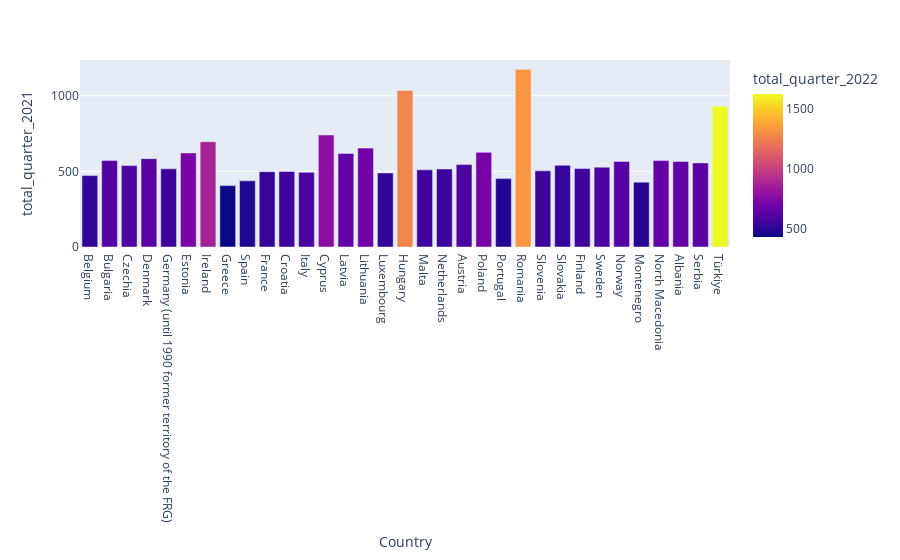

Notebook code cell kept with this figure:
### Code cell
fig = px.bar(wage, x="Country", y= "total_quarter_2021", color = 'total_quarter_2022', barmode = 'stack')
fig.show()

### Figure 1 — Plotly figure (JSON) as saved in the notebook; plotly's stock layout.template omitted (floating-point values rounded to 4 significant figures)
{"data": [{"alignmentgroup": "True", "hovertemplate": "Country=%{x}<br>total_quarter_2021=%{y}<br>total_quarter_2022=%{marker.color}<extra></extra>", "legendgroup": "", "marker": {"color": [514.1, 607, 584.5, 626.3, 542.4, 719.1, 870.6, 429.7, 468.9, 523.1, 544.1, 571.9, 782.3, 649, 694.1, 512.4, 1270.0, 549.7, 537, 581.9, 710.5, 479.7, 1331.0, 539.6, 524, 548, 589.3, 611.9, 497.5, 652.1, 655, 625.2, 1626], "coloraxis": "coloraxis", "pattern": {"shape": ""}}, "name": "", "offsetgroup": "", "orientation": "v", "showlegend": false, "textposition": "auto", "type": "bar", "x": ["Belgium", "Bulgaria", "Czechia", "Denmark", "Germany (until 1990 former territory of the FRG)", "Estonia", "Ireland", "Greece", "Spain", "France", "Croatia", "Italy", "Cyprus", "Latvia", "Lithuania", "Luxembourg", "Hungary", "Malta", "Netherlands", "Austria", "Poland", "Portugal", "Romania", "Slovenia", "Slovakia", "Finland", "Sweden", "Norway", "Montenegro", "North Macedonia", "Albania", "Serbia", "Türkiye"], "xaxis": "x", "y": [471.9, 571.3, 537.9, 584, 516.3, 621.6, 695.9, 405.9, 437.3, 498, 499.4, 493.6, 740.5, 618.1, 653.5, 489.2, 1035.0, 509.9, 515.4, 545.9, 625.4, 451.9, 1174, 503.6, 540.4, 518.9, 527.6, 565.5, 428.4, 571.5, 565, 555.9, 930.8], "yaxis": "y"}], "layout": {"barmode": "stack", "coloraxis": {"colorbar": {"title": {"text": "total_quarter_2022"}}, "colorscale": [[0, "#0d0887"], [0.1111, "#46039f"], [0.2222, "#7201a8"], [0.3333, "#9c179e"], [0.4444, "#bd3786"], [0.5556, "#d8576b"], [0.6667, "#ed7953"], [0.7778, "#fb9f3a"], [0.8889, "#fdca26"], [1, "#f0f921"]]}, "legend": {"tracegroupgap": 0}, "margin": {"t": 60}, "xaxis": {"anchor": "y", "domain": [0, 1], "title": {"text": "Country"}}, "yaxis": {"anchor": "x", "domain": [0, 1], "title": {"text": "total_quarter_2021"}}}}
